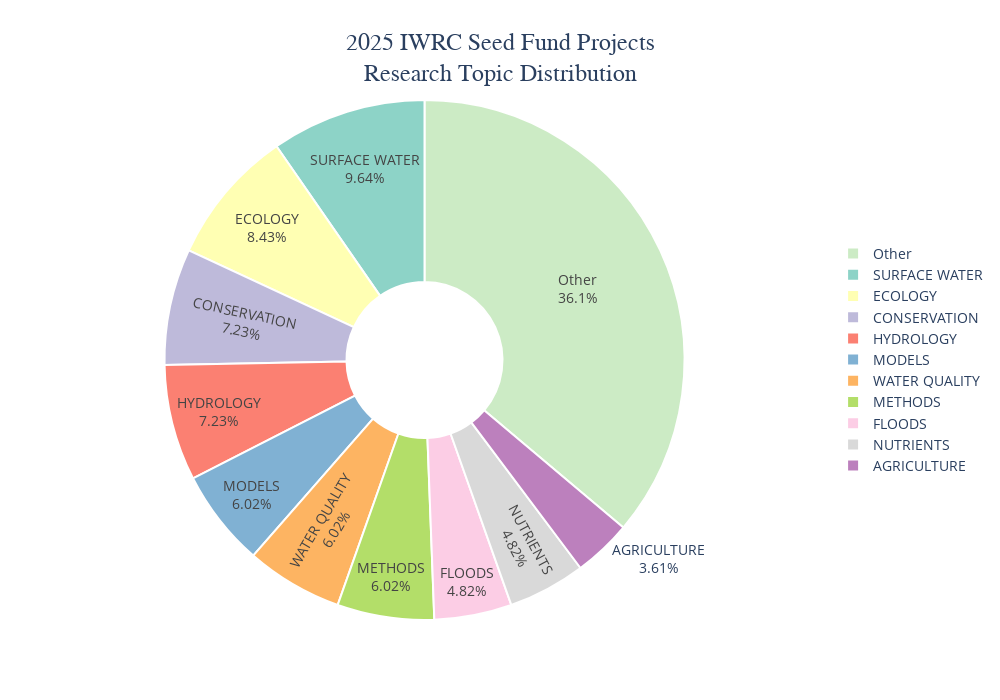

The notebook cell this image was saved under:
### Code cell
# Create interactive pie chart with Plotly
fig_pie = go.Figure(data=[go.Pie(
    labels=pie_df['Keyword'],
    values=pie_df['Count'],
    hole=0.3,  # Donut chart
    textposition='auto',
    textinfo='label+percent',
    hovertemplate='<b>%{label}</b><br>' +
                  'Count: %{value}<br>' +
                  'Percentage: %{percent}<br>' +
                  '<extra></extra>',
    marker=dict(
        colors=px.colors.qualitative.Set3,
        line=dict(color='white', width=2)
    )
)])

fig_pie.update_layout(
    title={
        'text': '2025 IWRC Seed Fund Projects<br>Research Topic Distribution',
        'x': 0.5,
        'xanchor': 'center',
        'font': {'size': 24, 'family': 'Arial Black'}
    },
    font=dict(size=14),
    showlegend=True,
    legend=dict(
        orientation='v',
        yanchor='middle',
        y=0.5,
        xanchor='left',
        x=1.1
    ),
    height=700,
    width=1000
)

# Save as HTML
fig_pie.write_html('2025_keyword_pie_chart_interactive.html')
print("Saved: 2025_keyword_pie_chart_interactive.html")

# Display in notebook
fig_pie.show()

### Figure 1 — Plotly figure (JSON) as saved in the notebook; plotly's stock layout.template omitted (floating-point values rounded to 4 significant figures)
{"data": [{"hole": 0.3, "hovertemplate": "<b>%{label}</b><br>Count: %{value}<br>Percentage: %{percent}<br><extra></extra>", "labels": ["SURFACE WATER", "ECOLOGY", "CONSERVATION", "HYDROLOGY", "MODELS", "WATER QUALITY", "METHODS", "FLOODS", "NUTRIENTS", "AGRICULTURE", "Other"], "marker": {"colors": ["rgb(141,211,199)", "rgb(255,255,179)", "rgb(190,186,218)", "rgb(251,128,114)", "rgb(128,177,211)", "rgb(253,180,98)", "rgb(179,222,105)", "rgb(252,205,229)", "rgb(217,217,217)", "rgb(188,128,189)", "rgb(204,235,197)", "rgb(255,237,111)"], "line": {"color": "white", "width": 2}}, "textinfo": "label+percent", "textposition": "auto", "type": "pie", "values": [8, 7, 6, 6, 5, 5, 5, 4, 4, 3, 30]}], "layout": {"font": {"size": 14}, "height": 700, "legend": {"orientation": "v", "x": 1.1, "xanchor": "left", "y": 0.5, "yanchor": "middle"}, "showlegend": true, "title": {"font": {"family": "Arial Black", "size": 24}, "text": "2025 IWRC Seed Fund Projects<br>Research Topic Distribution", "x": 0.5, "xanchor": "center"}, "width": 1000}}
